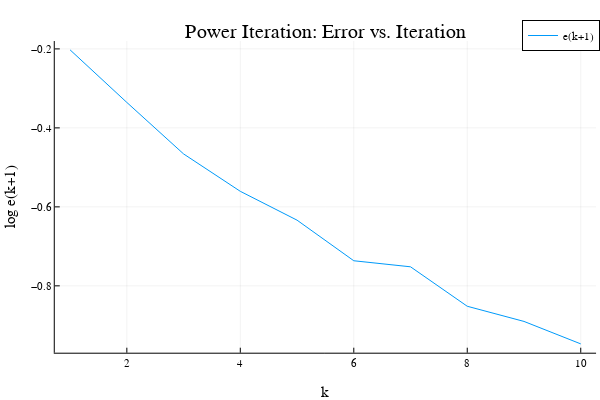

The code cell stored with this chart in its notebook:
### Code cell
Plots.plot(log10.(errors_pi), label="e(k+1)")
Plots.title!("Power Iteration: Error vs. Iteration")
Plots.xlabel!("k")
Plots.ylabel!("log e(k+1)")
# Plots.savefig("figures/2_9_PI_err_it.png")

### Figure 1 — Plotly figure (JSON) as saved in the notebook; plotly's stock layout.template omitted (floating-point values rounded to 4 significant figures)
{"data": [{"colorbar": {"title": ""}, "legendgroup": "e(k+1)", "line": {"color": "rgba(0, 154, 250, 1.000)", "dash": "solid", "shape": "linear", "width": 1}, "mode": "lines", "name": "e(k+1)", "showlegend": true, "type": "scatter", "x": [1, 2, 3, 4, 5, 6, 7, 8, 9, 10], "xaxis": "x", "y": [-0.2024, -0.3355, -0.4659, -0.5606, -0.6337, -0.7365, -0.7518, -0.8517, -0.8902, -0.947], "yaxis": "y", "zmax": null, "zmin": null}], "layout": {"annotations": [{"font": {"color": "rgba(0, 0, 0, 1.000)", "family": "sans-serif", "size": 20}, "rotation": 0, "showarrow": false, "text": "Power Iteration: Error vs. Iteration", "x": 0.5424, "xanchor": "center", "xref": "paper", "y": 1, "yanchor": "top", "yref": "paper"}], "height": 400, "legend": {"bgcolor": "rgba(255, 255, 255, 1.000)", "bordercolor": "rgba(0, 0, 0, 1.000)", "borderwidth": 1, "font": {"color": "rgba(0, 0, 0, 1.000)", "family": "sans-serif", "size": 11}, "tracegroupgap": 0, "traceorder": "normal", "x": 1, "xanchor": "auto", "y": 1, "yanchor": "auto"}, "margin": {"b": 20, "l": 0, "r": 0, "t": 20}, "paper_bgcolor": "rgba(255, 255, 255, 1.000)", "plot_bgcolor": "rgba(255, 255, 255, 1.000)", "showlegend": true, "width": 600, "xaxis": {"anchor": "y", "domain": [0.09128, 0.9934], "gridcolor": "rgba(0, 0, 0, 0.100)", "gridwidth": 0.5, "linecolor": "rgba(0, 0, 0, 1.000)", "mirror": false, "range": [0.73, 10.27], "showgrid": true, "showline": true, "showticklabels": true, "tickangle": 0, "tickcolor": "rgb(0, 0, 0)", "tickfont": {"color": "rgba(0, 0, 0, 1.000)", "family": "sans-serif", "size": 11}, "tickmode": "array", "ticks": "inside", "ticktext": ["2", "4", "6", "8", "10"], "tickvals": [2, 4, 6, 8, 10], "title": "k", "titlefont": {"color": "rgba(0, 0, 0, 1.000)", "family": "sans-serif", "size": 15}, "type": "-", "visible": true, "zeroline": false, "zerolinecolor": "rgba(0, 0, 0, 1.000)"}, "yaxis": {"anchor": "x", "domain": [0.07581, 0.9415], "gridcolor": "rgba(0, 0, 0, 0.100)", "gridwidth": 0.5, "linecolor": "rgba(0, 0, 0, 1.000)", "mirror": false, "range": [-0.9693, -0.1801], "showgrid": true, "showline": true, "showticklabels": true, "tickangle": 0, "tickcolor": "rgb(0, 0, 0)", "tickfont": {"color": "rgba(0, 0, 0, 1.000)", "family": "sans-serif", "size": 11}, "tickmode": "array", "ticks": "inside", "ticktext": ["−0.8", "−0.6", "−0.4", "−0.2"], "tickvals": [-0.8, -0.6, -0.4, -0.2], "title": "log e(k+1)", "titlefont": {"color": "rgba(0, 0, 0, 1.000)", "family": "sans-serif", "size": 15}, "type": "-", "visible": true, "zeroline": false, "zerolinecolor": "rgba(0, 0, 0, 1.000)"}}}
